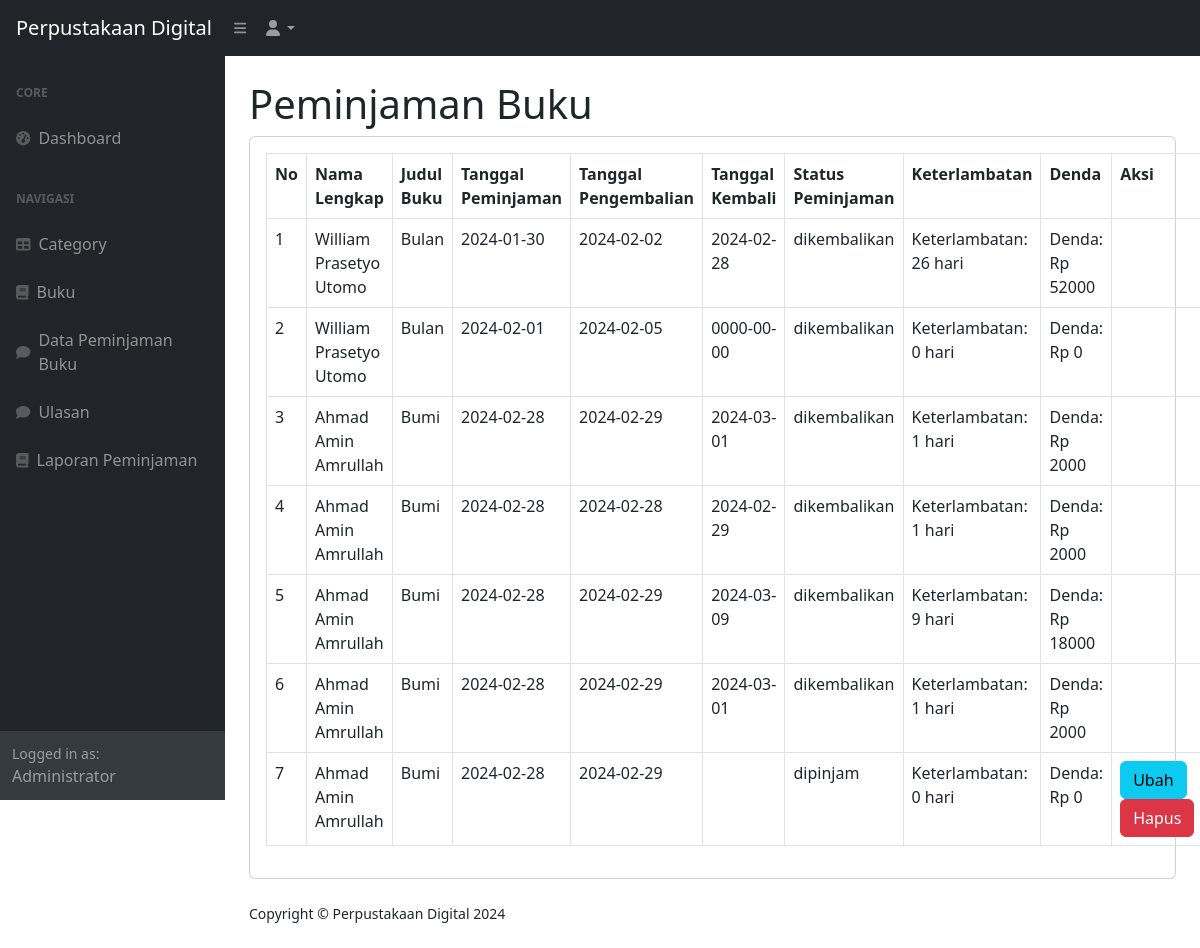
Screenshot of /index.php?page=transaksi (signed in) with the database file from the repository.
### tables this page shows
CREATE TABLE `peminjaman` (
  `id_peminjaman` int(11) NOT NULL,
  `id_user` int(11) DEFAULT NULL,
  `id_buku` int(11) DEFAULT NULL,
  `tanggal_peminjaman` varchar(255) DEFAULT NULL,
  `tanggal_pengembalian` varchar(255) DEFAULT NULL,
  `status_peminjaman` enum('dipinjam','dikembalikan') DEFAULT NULL,
  `tanggal_kembali` varchar(10) NOT NULL
);

CREATE TABLE `user` (
  `id_user` int(11) NOT NULL,
  `nama` varchar(255) DEFAULT NULL,
  `username` varchar(255) DEFAULT NULL,
  `password` varchar(255) DEFAULT NULL,
  `email` varchar(255) DEFAULT NULL,
  `alamat` text DEFAULT NULL,
  `no_telepon` varchar(255) DEFAULT NULL,
  `level` enum('admin','petugas','peminjam') DEFAULT NULL
);

CREATE TABLE `buku` (
  `id_buku` int(11) NOT NULL,
  `id_category` int(11) DEFAULT NULL,
  `judul` varchar(255) DEFAULT NULL,
  `penulis` varchar(255) DEFAULT NULL,
  `penerbit` varchar(255) DEFAULT NULL,
  `tahun_terbit` varchar(255) DEFAULT NULL,
  `deskripsi` text DEFAULT NULL
);

### transaksi.php (the view)
<h1 class="mt-4">Peminjaman Buku</h1>
<div class="card">
    <div class="card-body">
        <div class="row">
            <div class="col-md-12">
                <table class="table table-bordered" id="dataTable" width="100%" cellspacing="0">
                    <tr>
                        <th>No</th>
                        <th>Nama Lengkap</th>
                        <th>Judul Buku</th>
                        <th>Tanggal Peminjaman</th>
                        <th>Tanggal Pengembalian</th>
                        <th>Tanggal Kembali</th>
                        <th>Status Peminjaman</th>
                        <th>Keterlambatan</th>
                        <th>Denda</th>
                        <th>Aksi</th>
                    </tr>
                    <?php
                    $i = 1;
                    $query = mysqli_query($koneksi, "SELECT p.*, u.nama, b.judul FROM peminjaman p
                    LEFT JOIN user u ON u.id_user = p.id_user
                    LEFT JOIN buku b ON b.id_buku = p.id_buku");
                    while ($data = mysqli_fetch_array($query)) {
                        $tanggal_kembali = $data['tanggal_kembali'];
                        $tanggal_pengembalian = $data['tanggal_pengembalian'];
                        $keterlambatan = max(0, strtotime($tanggal_kembali) - strtotime($tanggal_pengembalian)) / (60 * 60 * 24);
                        $tarif_denda_per_hari = 2000;
                        $denda = $keterlambatan * $tarif_denda_per_hari;
                        echo "<tr>";
                        echo "<td>" . $i++ . "</td>";
                        echo "<td>" . $data['nama'] . "</td>";
                        echo "<td>" . $data['judul'] . "</td>";
                        echo "<td>" . $data['tanggal_peminjaman'] . "</td>";
                        echo "<td>" . $data['tanggal_pengembalian'] . "</td>";
                        echo "<td>" . $data['tanggal_kembali'] . "</td>";
                        echo "<td>" . $data['status_peminjaman'] . "</td>";
                        echo "<td>Keterlambatan: " . $keterlambatan . " hari</td>";
                        echo "<td>Denda: Rp " . $denda . "</td>";
                        echo "<td>";
                        if ($data['status_peminjaman'] != 'dikembalikan') {
                            echo "<a href=\"?page=kembali&&id=" . $data['id_peminjaman'] . "\" class=\"btn btn-info\">Ubah</a>";
                            echo "<a onclick=\"return confirm('Apakah anda yakin ingin menghapus Data ini?');\" href=\"?page=peminjaman_hapus&&id=" . $data['id_peminjaman'] . "\" class=\"btn btn-danger\">Hapus</a>";
                        }
                        echo "</td>";
                        echo "</tr>";
                    }
                    ?>
                </table>
            </div>
        </div>
    </div>
</div>

### index.php (shortened to what this page needs)
<!DOCTYPE html>
<html lang="en">
    <head>
        <link href="https://cdn.jsdelivr.net/npm/simple-datatables@7.1.2/dist/style.min.css" rel="stylesheet" />
        <link href="css/styles.css" rel="stylesheet" />
    </head>
    <body class="sb-nav-fixed">
        <nav class="sb-topnav navbar navbar-expand navbar-dark bg-dark">
            <a class="navbar-brand ps-3" href="index.php">Perpustakaan Digital</a>
            <button class="btn btn-link btn-sm order-1 order-lg-0 me-4 me-lg-0" id="sidebarToggle" href="#!"><i class="fas fa-bars"></i></button>
            <ul class="navbar-nav ms-auto ms-md-0 me-3 me-lg-4">
                <li class="nav-item dropdown">
                    <a class="nav-link dropdown-toggle" id="navbarDropdown" href="#" role="button" data-bs-toggle="dropdown" aria-expanded="false"><i class="fas fa-user fa-fw"></i></a>
                </li>
            </ul>
        </nav>
        <div id="layoutSidenav">
            <div id="layoutSidenav_nav">
                <nav class="sb-sidenav accordion sb-sidenav-dark" id="sidenavAccordion">
                    <div class="sb-sidenav-menu">
                        <div class="nav">
                            <div class="sb-sidenav-menu-heading">Core</div>
                            <a class="nav-link" href="?">
                                <div class="sb-nav-link-icon"><i class="fas fa-tachometer-alt"></i></div>
                                Dashboard
                            </a>
                            <div class="sb-sidenav-menu-heading">Navigasi</div>
                            <?php
                                if($_SESSION['user']['level'] !='peminjam'){
                            ?>
                            <a class="nav-link" href="?page=categroy">
                                <div class="sb-nav-link-icon"><i class="fas fa-table"></i></div>
                                Category
                            </a>
                            <a class="nav-link" href="?page=buku">
                                <div class="sb-nav-link-icon"><i class="fas fa-book"></i></div>
                                Buku
                            </a>
                            <a class="nav-link" href="?page=transaksi">
                                <div class="sb-nav-link-icon"><i class="fas fa-comment"></i></div>
                                Data Peminjaman Buku
                            </a>
                            <?php
                                }
                            ?>
                            <a class="nav-link" href="?page=ulasan">
                                <div class="sb-nav-link-icon"><i class="fas fa-comment"></i></div>
                                Ulasan
                            </a>
                            <?php
                                if($_SESSION['user']['level'] !='peminjam'){
                            ?>
                                <a class="nav-link" href="?page=laporan">
                                    <div class="sb-nav-link-icon"><i class="fas fa-book"></i></div>
                                    Laporan Peminjaman
                                </a>
                            <?php
                                }
                            ?>
                        </div>
                    </div>
                    <div class="sb-sidenav-footer">
                        <div class="small">Logged in as:</div>
                        <?php echo $_SESSION['user']['nama']; ?>
                    </div>
                </nav>
            </div>
            <div id="layoutSidenav_content">
                <main>
                    <div class="container-fluid px-4">
                    <?php
                                $page = isset($_GET['page']) ? $_GET['page'] : 'home';
                                if (file_exists($page. '.php')){
                                    include $page . '.php';
                                }else{
                                    include '404.php';
                                }
                    ?>
                    </div>
                </main>
                <footer class="py-4 bg-white mt-auto">
                    <div class="container-fluid px-4">
                        <div class="d-flex align-items-center justify-content-between small">
                            <div class="text-dark">Copyright &copy; Perpustakaan Digital 2024</div>
                        </div>
                    </div>
                </footer>
            </div>
        </div>
    </body>
</html>

### rows the page displays
peminjaman: id_user.nama "William Prasetyo Utomo", id_buku.judul "Bulan", tanggal_peminjaman "2024-01-30", tanggal_pengembalian "2024-02-02", tanggal_kembali "2024-02-28", status_peminjaman "dikembalikan", keterlambatan "26", denda "52000"
peminjaman: id_user.nama "William Prasetyo Utomo", id_buku.judul "Bulan", tanggal_peminjaman "2024-02-01", tanggal_pengembalian "2024-02-05", tanggal_kembali "0000-00-00", status_peminjaman "dikembalikan", keterlambatan "0", denda "0"
peminjaman: id_user.nama "Ahmad Amin Amrullah", id_buku.judul "Bumi", tanggal_peminjaman "2024-02-28", tanggal_pengembalian "2024-02-29", tanggal_kembali "2024-03-01", status_peminjaman "dikembalikan", keterlambatan "1", denda "2000"
peminjaman: id_user.nama "Ahmad Amin Amrullah", id_buku.judul "Bumi", tanggal_peminjaman "2024-02-28", tanggal_pengembalian "2024-02-28", tanggal_kembali "2024-02-29", status_peminjaman "dikembalikan", keterlambatan "1", denda "2000"
peminjaman: id_user.nama "Ahmad Amin Amrullah", id_buku.judul "Bumi", tanggal_peminjaman "2024-02-28", tanggal_pengembalian "2024-02-29", tanggal_kembali "2024-03-09", status_peminjaman "dikembalikan", keterlambatan "9", denda "18000"
peminjaman: id_user.nama "Ahmad Amin Amrullah", id_buku.judul "Bumi", tanggal_peminjaman "2024-02-28", tanggal_pengembalian "2024-02-29", tanggal_kembali "2024-03-01", status_peminjaman "dikembalikan", keterlambatan "1", denda "2000"
peminjaman: id_user.nama "Ahmad Amin Amrullah", id_buku.judul "Bumi", tanggal_peminjaman "2024-02-28", tanggal_pengembalian "2024-02-29", status_peminjaman "dipinjam", keterlambatan "0", denda "0"

### other values shown
$_SESSION['user']['nama'] "Administrator"
